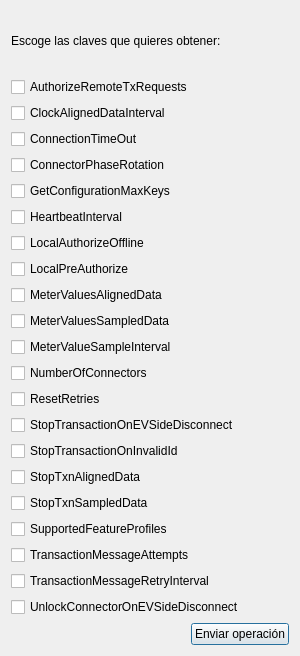
<?xml version="1.0" encoding="UTF-8"?>
<ui version="4.0">
 <class>GetConfiguration</class>
 <widget class="QDialog" name="GetConfiguration">
  <property name="geometry">
   <rect>
    <x>0</x>
    <y>0</y>
    <width>300</width>
    <height>656</height>
   </rect>
  </property>
  <property name="windowTitle">
   <string>Dialog</string>
  </property>
  <layout class="QVBoxLayout" name="verticalLayout">
   <item>
    <widget class="QLabel" name="label">
     <property name="text">
      <string>Escoge las claves que quieres obtener:</string>
     </property>
    </widget>
   </item>
   <item>
    <widget class="QCheckBox" name="checkBox">
     <property name="text">
      <string>AuthorizeRemoteTxRequests</string>
     </property>
    </widget>
   </item>
   <item>
    <widget class="QCheckBox" name="checkBox_2">
     <property name="text">
      <string>ClockAlignedDataInterval</string>
     </property>
    </widget>
   </item>
   <item>
    <widget class="QCheckBox" name="checkBox_3">
     <property name="text">
      <string>ConnectionTimeOut</string>
     </property>
    </widget>
   </item>
   <item>
    <widget class="QCheckBox" name="checkBox_4">
     <property name="text">
      <string>ConnectorPhaseRotation</string>
     </property>
    </widget>
   </item>
   <item>
    <widget class="QCheckBox" name="checkBox_5">
     <property name="text">
      <string>GetConfigurationMaxKeys</string>
     </property>
    </widget>
   </item>
   <item>
    <widget class="QCheckBox" name="checkBox_6">
     <property name="text">
      <string>HeartbeatInterval</string>
     </property>
    </widget>
   </item>
   <item>
    <widget class="QCheckBox" name="checkBox_7">
     <property name="text">
      <string>LocalAuthorizeOffline</string>
     </property>
    </widget>
   </item>
   <item>
    <widget class="QCheckBox" name="checkBox_8">
     <property name="text">
      <string>LocalPreAuthorize</string>
     </property>
    </widget>
   </item>
   <item>
    <widget class="QCheckBox" name="checkBox_9">
     <property name="text">
      <string>MeterValuesAlignedData</string>
     </property>
    </widget>
   </item>
   <item>
    <widget class="QCheckBox" name="checkBox_10">
     <property name="text">
      <string>MeterValuesSampledData</string>
     </property>
    </widget>
   </item>
   <item>
    <widget class="QCheckBox" name="checkBox_11">
     <property name="text">
      <string>MeterValueSampleInterval</string>
     </property>
    </widget>
   </item>
   <item>
    <widget class="QCheckBox" name="checkBox_12">
     <property name="text">
      <string>NumberOfConnectors</string>
     </property>
    </widget>
   </item>
   <item>
    <widget class="QCheckBox" name="checkBox_13">
     <property name="text">
      <string>ResetRetries</string>
     </property>
    </widget>
   </item>
   <item>
    <widget class="QCheckBox" name="checkBox_14">
     <property name="text">
      <string>StopTransactionOnEVSideDisconnect</string>
     </property>
    </widget>
   </item>
   <item>
    <widget class="QCheckBox" name="checkBox_15">
     <property name="text">
      <string>StopTransactionOnInvalidId</string>
     </property>
    </widget>
   </item>
   <item>
    <widget class="QCheckBox" name="checkBox_16">
     <property name="text">
      <string>StopTxnAlignedData</string>
     </property>
    </widget>
   </item>
   <item>
    <widget class="QCheckBox" name="checkBox_17">
     <property name="text">
      <string>StopTxnSampledData</string>
     </property>
    </widget>
   </item>
   <item>
    <widget class="QCheckBox" name="checkBox_18">
     <property name="text">
      <string>SupportedFeatureProfiles</string>
     </property>
    </widget>
   </item>
   <item>
    <widget class="QCheckBox" name="checkBox_19">
     <property name="text">
      <string>TransactionMessageAttempts</string>
     </property>
    </widget>
   </item>
   <item>
    <widget class="QCheckBox" name="checkBox_20">
     <property name="text">
      <string>TransactionMessageRetryInterval</string>
     </property>
    </widget>
   </item>
   <item>
    <widget class="QCheckBox" name="checkBox_21">
     <property name="text">
      <string>UnlockConnectorOnEVSideDisconnect</string>
     </property>
    </widget>
   </item>
   <item>
    <layout class="QHBoxLayout" name="horizontalLayout">
     <item>
      <spacer name="horizontalSpacer">
       <property name="orientation">
        <enum>Qt::Orientation::Horizontal</enum>
       </property>
       <property name="sizeHint" stdset="0">
        <size>
         <width>40</width>
         <height>20</height>
        </size>
       </property>
      </spacer>
     </item>
     <item>
      <widget class="QPushButton" name="pushButton">
       <property name="text">
        <string>Enviar operación</string>
       </property>
      </widget>
     </item>
    </layout>
   </item>
  </layout>
 </widget>
 <resources/>
 <connections/>
</ui>
